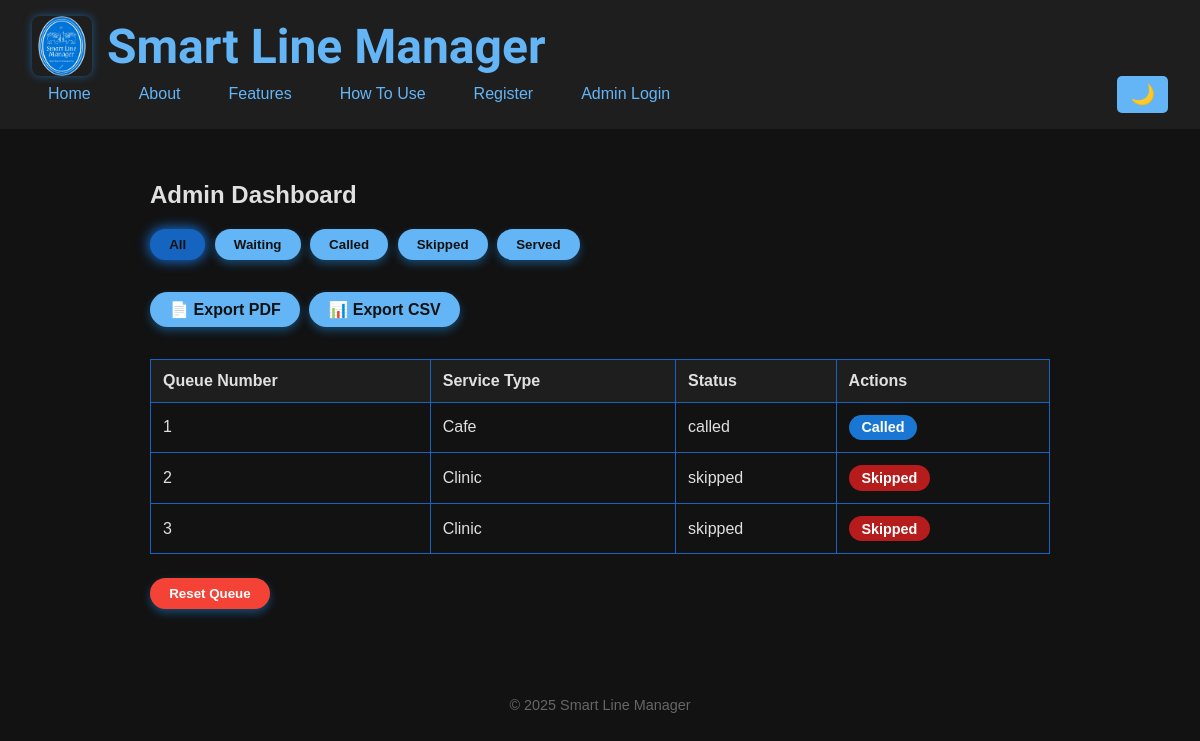
The app's page /admin/dashboard (signed in), older data.
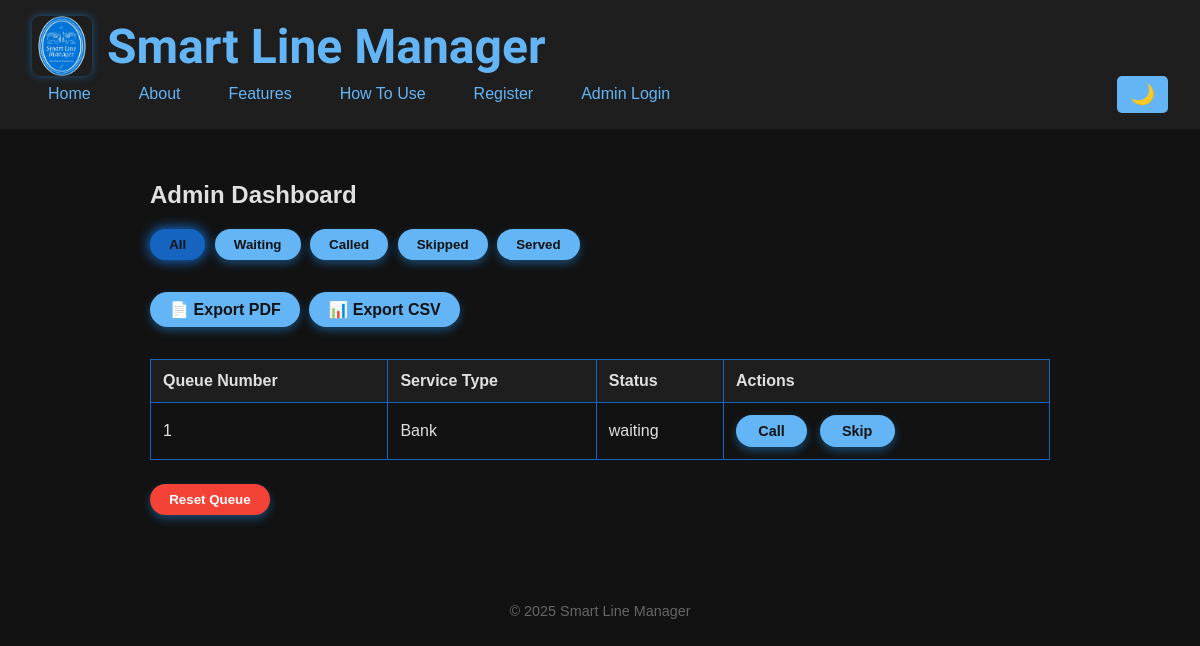
The same page, newer data.
### app/models.py (models this page shows, shortened)
class QueueTicket(db.Model):
    id = db.Column(db.Integer, primary_key=True)
    queue_number = db.Column(db.Integer, nullable=True)
    service_type = db.Column(db.String(20), nullable=False)
    status = db.Column(db.String(20), default='waiting')
    temp_id = db.Column(db.String(8), unique=True)
    created_at = db.Column(db.DateTime, default=datetime.utcnow)
    called_at = db.Column(db.DateTime, nullable=True)

### app/routes/admin.py (the view)
@bp.route('/admin/dashboard')
@login_required
def dashboard():
    status_filter = request.args.get('status', 'all')
    if status_filter == 'all':
        tickets = QueueTicket.query.order_by(QueueTicket.created_at).all()
    else:
        tickets = QueueTicket.query.filter_by(status=status_filter).order_by(QueueTicket.created_at).all()
    total_count = QueueTicket.query.count()
    waiting_count = QueueTicket.query.filter_by(status='waiting').count()
    skipped_count = QueueTicket.query.filter_by(status='skipped').count()
    served_count = QueueTicket.query.filter_by(status='served').count()
    return render_template('admin_dashboard.html',
                           tickets=tickets,
                           status_filter=status_filter,
                           total_count=total_count,
                           waiting_count=waiting_count,
                           skipped_count=skipped_count,
                           served_count=served_count)

### app/__init__.py (called while the page is built)
def create_app():
    app = Flask(__name__)
    app.config.from_object(Config)
    db.init_app(app)
    login_manager.init_app(app)
    @login_manager.user_loader
    def load_user(user_id):
        return User.query.get(int(user_id))
    login_manager.login_view = 'admin.admin_login'
    from app.routes import main, register, admin, export
    app.register_blueprint(main.bp)
    app.register_blueprint(register.bp)
    app.register_blueprint(admin.bp)
    app.register_blueprint(export.bp)   # 👈 Ensure export blueprint is registered
    return app

### app/templates/admin_dashboard.html (shortened to what this page needs)
{% extends 'base.html' %}
{% block content %}
<h2>Admin Dashboard</h2>
<div class="filter-buttons">
  <button class="filter-btn active" data-filter="all">All</button>
  <button class="filter-btn" data-filter="waiting">Waiting</button>
  <button class="filter-btn" data-filter="called">Called</button>
  <button class="filter-btn" data-filter="skipped">Skipped</button>
  <button class="filter-btn" data-filter="served">Served</button>
</div>
<div class="filter-buttons">
  <a href="{{ url_for('export.export_pdf') }}" class="filter-btn export-btn">📄 Export PDF</a>
  <a href="{{ url_for('export.export_csv') }}" class="filter-btn export-btn">📊 Export CSV</a>
</div>
<table>
  <thead>
    <tr>
      <th>Queue Number</th>
      <th>Service Type</th>
      <th>Status</th>
      <th>Actions</th>
    </tr>
  </thead>
  <tbody id="tickets-table-body">
    {% for ticket in tickets %}
    <tr data-status="{% if ticket.status == 'called' %}called served{% else %}{{ ticket.status }}{% endif %}" data-id="{{ ticket.id }}">
      <td>{{ ticket.queue_number }}</td>
      <td>{{ ticket.service_type }}</td>
      <td class="status-cell">{{ ticket.status }}</td>
      <td class="action-cell">
        {% if ticket.status == 'waiting' %}
          <button class="call-btn" data-id="{{ ticket.id }}">Call</button>
          <button class="skip-btn" data-id="{{ ticket.id }}">Skip</button>
        {% elif ticket.status == 'called' %}
          <span class="status-chip called">Called</span>
        {% elif ticket.status == 'skipped' %}
          <span class="status-chip skipped">Skipped</span>
        {% elif ticket.status == 'served' %}
          <span class="status-chip served">Served</span>
        {% endif %}
      </td>
    </tr>
    {% endfor %}
  </tbody>
</table>
<button id="reset-btn" class="filter-btn danger">Reset Queue</button>
{% endblock %}

Row changes from the older to the newer data that the page shows:
removed QueueTicket: queue_number "1", service_type "Cafe", status "called", shows "Called"
removed QueueTicket: queue_number "2", service_type "Clinic", status "skipped", shows "Skipped"
removed QueueTicket: queue_number "3", service_type "Clinic", status "skipped", shows "Skipped"
added QueueTicket: queue_number "1", service_type "Bank", status "waiting"
